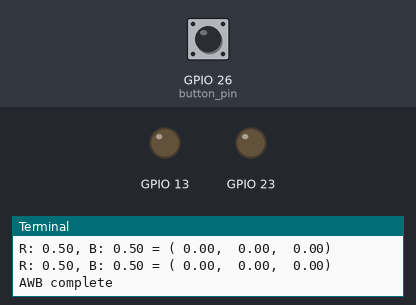
Bench run of a program on a simulated Raspberry Pi (BCM pin numbers). Parts: output pins drawn as LEDs (lit = HIGH), the last lines printed to the terminal. Dashed ring = blinking. The test bench sets the inputs (shaded band); at power-on: GPIO 26 (button_pin) HIGH. The clock reads 2024-03-15 10:24:30 at power-on unless the program sets it; the camera gives no picture and a still takes 0.5 s; the run ends when the program shuts the computer down; threads take turns every 2 ms. At 32.7 s the program puts the board to deep sleep or switches it off; the recording ends there.

Above: at 20.8 s.
20.9 s: GPIO 26 (button_pin) pulled LOW for 0.15 s
At 21.4 s:
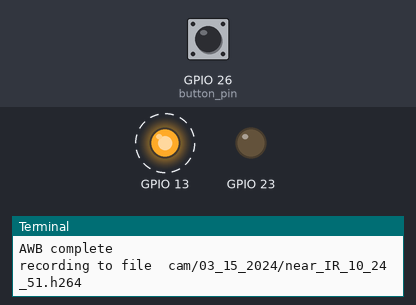
24.0 s: GPIO 26 (button_pin) pulled LOW for 1 s
At 24.4 s:
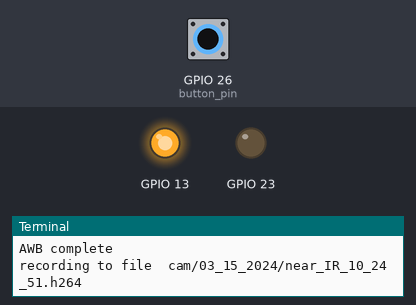
26.5 s: GPIO 26 (button_pin) pulled LOW for 3.2 s
At 29.85 s:
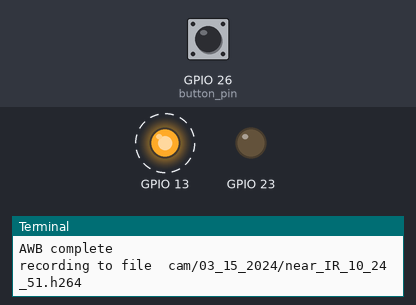
Timing chart, 0 to 32.7 s (numbered marks = the images above; inputs shaded):
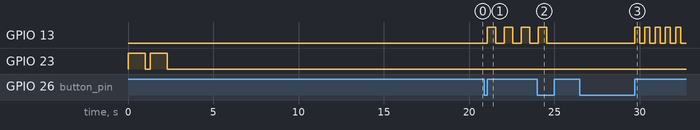

The program:

awb_camcorder.py
```python
import picamera.array
import numpy as np
from time import sleep
import RPi.GPIO as GPIO
from picamera import PiCamera
import threading
import time
import os
import datetime
from subprocess import call

GPIO.setmode(GPIO.BCM)

class Blinker(threading.Thread):
    def __init__(self, pin, hz=1):
        threading.Thread.__init__(self)
        self.state = False
        self.time = 0.5/hz
        self.pin = pin
        GPIO.setup(self.pin, GPIO.OUT)
        GPIO.output(self.pin, False)
        self.daemon = True  # Allow main to exit even if still running.
        self.paused = True  # Start out paused.
        self.cond = threading.Condition()

    def run(self):
        while True:
            with self.cond:
                if self.paused:
                    self.cond.wait()
            self.state = not self.state
            GPIO.output(self.pin,self.state)
            time.sleep(self.time)

    def pause(self):
        self.state = False
        GPIO.output(self.pin, self.state)
        with self.cond:
            self.paused = True

    def resume(self):
        with self.cond:
            self.paused = False
            self.cond.notify()

class Camcorder:
    def __init__(self):
        self.camera = PiCamera()
        awb(self.camera)
        print('AWB complete')
        # self.camera.rotation = 180
        self.button_pin = 26
        # self.led_pin = 19
        self.led_pin = 13
        GPIO.setup(self.button_pin, GPIO.IN, pull_up_down=GPIO.PUD_UP)
        GPIO.add_event_detect(self.button_pin, GPIO.FALLING, callback=self.button_callback, bouncetime=300)
        self.blinker = Blinker(self.led_pin)
        self.blinker.start()


        self.record_state = False
        self.record_dir = 'cam/'
        if not os.path.exists(self.record_dir):
            os.makedirs(self.record_dir)

    def start_record(self):
        today = datetime.datetime.today()
        date_path = os.path.join(self.record_dir,today.strftime("%m_%d_%Y"))
        if not os.path.exists(date_path):
            os.makedirs(date_path)
        date_time = today.strftime("%H_%M_%S")
        file_name = os.path.join(date_path, 'near_IR_'+date_time+'.h264')
        print('recording to file ',file_name)
        self.camera.start_recording(file_name,format='h264')
        self.record_state = True
        self.blinker.resume()


    def stop_record(self):
        self.camera.stop_recording()
        self.record_state = False
        self.blinker.pause()

    def button_callback(self, channel):
        start_time = time.time()
        while GPIO.input(channel) == 0:  # Wait for the button up
            pass
        buttonTime = time.time() - start_time  # How long was the button down?
        if self.record_state:
            self.stop_record()
        elif buttonTime < 2:
            self.start_record()
        if buttonTime >= 2:
            shutdown_blink(self.led_pin)
            shutdown()


def shutdown_blink(pin=23):
    GPIO.setup(pin, GPIO.OUT)
    for _ in range(5):
        GPIO.output(pin, True)
        time.sleep(0.3)
        GPIO.output(pin, False)
        time.sleep(0.3)

def wake_blink(pin=23):
    GPIO.setup(pin, GPIO.OUT)
    for _ in range(2):
        GPIO.output(pin, True)
        time.sleep(1)
        GPIO.output(pin, False)
        time.sleep(0.3)

def shutdown():
    call("sudo shutdown -h now", shell=True)
    GPIO.cleanup()
    exit()

def awb(camera):
    camera.resolution = (1280, 720)
    camera.iso = 300
    sleep(2)
    camera.shutter_speed = camera.exposure_speed
    camera.exposure_mode = 'off'
    camera.awb_mode = 'off'
    # Start off with ridiculously low gains
    rg, bg = (0.5, 0.5)
    camera.awb_gains = (rg, bg)
    with picamera.array.PiRGBArray(camera, size=(128, 72)) as output:
        # Allow 30 attempts to fix AWB
        for i in range(30):
            # Capture a tiny resized image in RGB format, and extract the
            # average R, G, and B values
            camera.capture(output, format='rgb', resize=(128, 72), use_video_port=True)
            r, g, b = (np.mean(output.array[..., i]) for i in range(3))
            print('R:%5.2f, B:%5.2f = (%5.2f, %5.2f, %5.2f)' % (
                rg, bg, r, g, b))
            # Adjust R and B relative to G, but only if they're significantly
            # different (delta +/- 2)
            if abs(r - g) > 2:
                if r > g:
                    rg -= 0.1
                else:
                    rg += 0.1
            if abs(b - g) > 1:
                if b > g:
                    bg -= 0.1
                else:
                    bg += 0.1
            camera.awb_gains = (rg, bg)
            output.seek(0)
            output.truncate()


if __name__ == '__main__':
    wake_blink()
    cam = Camcorder()
    while True:
        try:
            time.sleep(10)
        except:
            GPIO.cleanup()
            exit()
```

Measured:
- after the input at 20.9 s, GPIO 13: alternates HIGH for 0.50 s and LOW for 0.50 s, starting after 0.15 s
- after the input at 24.0 s, GPIO 13: goes on until 24.6 s, then stays LOW
- after the input at 26.5 s, GPIO 13: alternates HIGH for 0.30 s and LOW for 0.30 s, starting after 3.2 s
